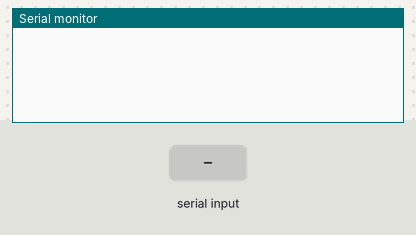
A sketch run on a simulated Arduino Uno, built with avr-gcc and run on an emulated ATmega328P. Shown: the last lines printed to the serial monitor. Inputs (shaded band) come from the test bench.

Above: at 1.2 s.
1.3 s: "00101010" received over the second serial link
At 2.5 s:
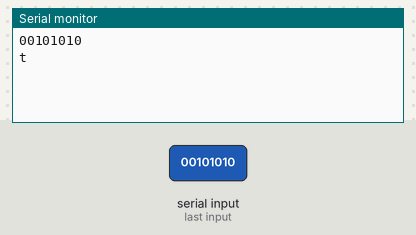
2.8 s: "1" received over the second serial link
At 3.4 s:
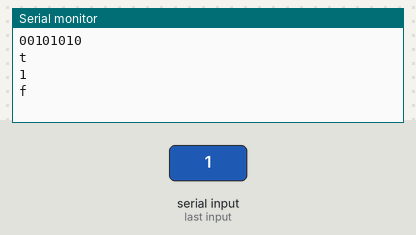

Measured:
- after the input at 1.3 s, the serial monitor: prints a new line after 0.08 s (image 1)
- after the input at 2.8 s, the serial monitor: prints a new line at once (image 2)

The sketch:

SlaveTest.ino
```cpp
//including the library for soft serial
#include <SoftwareSerial.h>
SoftwareSerial mySerial(2, 3);
//initializing variables
String input; // to store the input
String validIDs[2] = {"1d 53 fe 9c ","bd a5 0 9d "}; // the valid RDIF UIDs
int RFIDWrong; //how many times the RFID has been scanned wrong
int questionWrong; // how many times the question has been answered wrong

void setup() {
  //establish connections
  Serial.begin(9600);
  mySerial.begin(38400);

}

void loop() {
  input = ""; //clears variable for new input
  delay(10);
  //if there is data
  if (mySerial.available()) {
    //while data is comming, add the data to the input string
    while (mySerial.available()) {
      delay(10);  //small delay to allow input buffer to fill

      char c = mySerial.read();  //gets one byte from serial buffer
      input += c;
    } //makes the string readString
  Serial.println(input);
   //if the input length > 9 then it is for the RFID. therefor check the RDIF UID
    if (input.length() > 9) {
      testUID(input);
    }

    //if it is not over 9 then it is for the question
    else{
      if (input == "00101010"){ // checks if the input is 42 in binary
        mySerial.write("t"); // writes true
        Serial.println("t");
      }
      else{
        questionWrong ++; // increments the amount of wrong questions
        returnFalse();
      }
    }
  }
}

//this funciton will test the inputted UID against the ones stored
void testUID(String ID) {
  bool valid = false;
  //for each correct ID compare them to the given ID
  for (String testID: validIDs) {
    if (ID == testID) {
      valid = true;
    }
  }
  //if it is valid then write true
  if (valid) {
            Serial.println("t");

    mySerial.write("t");
  }
  else {
    //if it is not increment the amount of wrong RFIDs , and return
   RFIDWrong ++;
   returnFalse();
   }
}


void returnFalse(){
  if ((RFIDWrong > 2) || (questionWrong > 2)){
    RFIDWrong = 0;
    questionWrong = 0;
    mySerial.write("r");
            Serial.println("r");

  }
  else{
    mySerial.write("f");
            Serial.println("f");

  }
}
```
